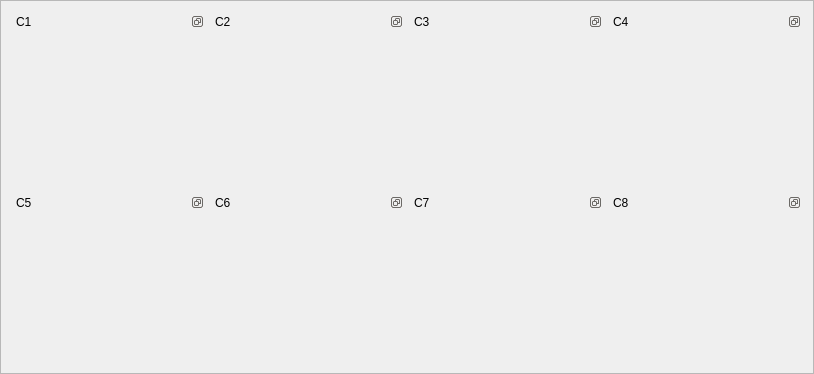
     <widget class="QFrame" name="frame">
      <property name="frameShape">
       <enum>QFrame::StyledPanel</enum>
      </property>
      <property name="frameShadow">
       <enum>QFrame::Raised</enum>
      </property>
      <layout class="QGridLayout" name="gridLayout">
       <item row="0" column="0">
        <widget class="QDockWidget" name="dW_Img_1">
         <property name="features">
          <set>QDockWidget::DockWidgetFloatable|QDockWidget::DockWidgetMovable</set>
         </property>
         <property name="windowTitle">
          <string>C1</string>
         </property>
         <widget class="QWidget" name="dockWidgetContents_9">
          <layout class="QGridLayout" name="gridLayout_6">
           <item row="0" column="0">
            <widget class="QWidget" name="w_Img_1" native="true">
             <property name="minimumSize">
              <size>
               <width>175</width>
               <height>132</height>
              </size>
             </property>
             <property name="cursor">
              <cursorShape>PointingHandCursor</cursorShape>
             </property>
            </widget>
           </item>
          </layout>
         </widget>
        </widget>
       </item>
       <item row="0" column="1">
        <widget class="QDockWidget" name="dW_Img_2">
         <property name="features">
          <set>QDockWidget::DockWidgetFloatable|QDockWidget::DockWidgetMovable</set>
         </property>
         <property name="windowTitle">
          <string>C2</string>
         </property>
         <widget class="QWidget" name="dockWidgetContents_2">
          <layout class="QGridLayout" name="gridLayout_2">
           <item row="0" column="0">
            <widget class="QWidget" name="w_Img_2" native="true">
             <property name="minimumSize">
              <size>
               <width>175</width>
               <height>132</height>
              </size>
             </property>
             <property name="cursor">
              <cursorShape>PointingHandCursor</cursorShape>
             </property>
            </widget>
           </item>
          </layout>
         </widget>
        </widget>
       </item>
       <item row="1" column="2">
        <widget class="QDockWidget" name="dW_Img_7">
         <property name="features">
          <set>QDockWidget::DockWidgetFloatable|QDockWidget::DockWidgetMovable</set>
         </property>
         <property name="windowTitle">
          <string>C7</string>
         </property>
         <widget class="QWidget" name="dockWidgetContents_7">
          <layout class="QGridLayout" name="gridLayout_12">
           <item row="0" column="0">
            <widget class="QWidget" name="w_Img_7" native="true">
             <property name="minimumSize">
              <size>
               <width>175</width>
               <height>132</height>
              </size>
             </property>
             <property name="cursor">
              <cursorShape>PointingHandCursor</cursorShape>
             </property>
            </widget>
           </item>
          </layout>
         </widget>
        </widget>
       </item>
       <item row="1" column="0">
        <widget class="QDockWidget" name="dW_Img_5">
         <property name="features">
          <set>QDockWidget::DockWidgetFloatable|QDockWidget::DockWidgetMovable</set>
         </property>
         <property name="windowTitle">
          <string>C5</string>
         </property>
         <widget class="QWidget" name="dockWidgetContents_5">
          <layout class="QGridLayout" name="gridLayout_10">
           <item row="0" column="0">
            <widget class="QWidget" name="w_Img_5" native="true">
             <property name="minimumSize">
              <size>
               <width>175</width>
               <height>132</height>
              </size>
             </property>
             <property name="cursor">
              <cursorShape>PointingHandCursor</cursorShape>
             </property>
            </widget>
           </item>
          </layout>
         </widget>
        </widget>
       </item>
       <item row="0" column="2">
        <widget class="QDockWidget" name="dW_Img_3">
         <property name="features">
          <set>QDockWidget::DockWidgetFloatable|QDockWidget::DockWidgetMovable</set>
         </property>
         <property name="windowTitle">
          <string>C3</string>
         </property>
         <widget class="QWidget" name="dockWidgetContents_3">
          <layout class="QGridLayout" name="gridLayout_7">
           <item row="0" column="0">
            <widget class="QWidget" name="w_Img_3" native="true">
             <property name="minimumSize">
              <size>
               <width>175</width>
               <height>132</height>
              </size>
             </property>
             <property name="cursor">
              <cursorShape>PointingHandCursor</cursorShape>
             </property>
            </widget>
           </item>
          </layout>
         </widget>
        </widget>
       </item>
       <item row="1" column="1">
        <widget class="QDockWidget" name="dW_Img_6">
         <property name="features">
          <set>QDockWidget::DockWidgetFloatable|QDockWidget::DockWidgetMovable</set>
         </property>
         <property name="windowTitle">
          <string>C6</string>
         </property>
         <widget class="QWidget" name="dockWidgetContents_6">
          <layout class="QGridLayout" name="gridLayout_11">
           <item row="0" column="0">
            <widget class="QWidget" name="w_Img_6" native="true">
             <property name="minimumSize">
              <size>
               <width>175</width>
               <height>132</height>
              </size>
             </property>
             <property name="cursor">
              <cursorShape>PointingHandCursor</cursorShape>
             </property>
            </widget>
           </item>
          </layout>
         </widget>
        </widget>
       </item>
       <item row="0" column="3">
        <widget class="QDockWidget" name="dW_Img_4">
         <property name="minimumSize">
          <size>
           <width>193</width>
           <height>175</height>
          </size>
         </property>
         <property name="features">
          <set>QDockWidget::DockWidgetFloatable|QDockWidget::DockWidgetMovable</set>
         </property>
         <property name="windowTitle">
          <string>C4</string>
         </property>
         <widget class="QWidget" name="dockWidgetContents_4">
          <layout class="QGridLayout" name="gridLayout_4">
           <item row="0" column="0">
            <widget class="QWidget" name="w_Img_4" native="true">
             <property name="minimumSize">
              <size>
               <width>175</width>
               <height>132</height>
              </size>
             </property>
             <property name="cursor">
              <cursorShape>PointingHandCursor</cursorShape>
             </property>
            </widget>
           </item>
          </layout>
         </widget>
        </widget>
       </item>
       <item row="1" column="3">
        <widget class="QDockWidget" name="dW_Img_8">
         <property name="features">
          <set>QDockWidget::DockWidgetFloatable|QDockWidget::DockWidgetMovable</set>
         </property>
         <property name="windowTitle">
          <string>C8</string>
         </property>
         <widget class="QWidget" name="dockWidgetContents_8">
          <layout class="QGridLayout" name="gridLayout_15">
           <item row="0" column="0">
            <widget class="QWidget" name="w_Img_8" native="true">
             <property name="minimumSize">
              <size>
               <width>175</width>
               <height>132</height>
              </size>
             </property>
             <property name="cursor">
              <cursorShape>PointingHandCursor</cursorShape>
             </property>
            </widget>
           </item>
          </layout>
         </widget>
        </widget>
       </item>
      </layout>
     </widget>
